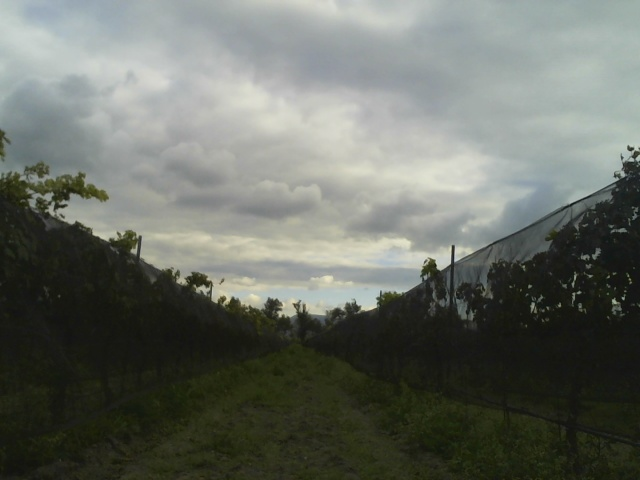
#> input picture scripts/test_images/20221002-223338.jpg, 640 x 480 px
$ jupyter execute filterTest.ipynb
#> lines starting #> are read from the running program, lines starting #| are printed output that depends on the picture; after the words box and inside, x2 and y2 are one past the last pixel; in counts of white or black regions, pixels touching at a corner belong together
## IMAGE SELECTION

[cell 1]
import cv2
from matplotlib import pyplot as plt
import numpy as np
import math

img = cv2.imread("test_images/20221002-223338.jpg")
#> img is the input picture: shape (480, 640, 3); mean B, G, R 101.1, 108.8, 104.5
#cv2.imshow("original",img)
#cv2.waitKey(0)
#cv2.destroyAllWindows()

rgb_img = cv2.cvtColor(img, cv2.COLOR_BGR2RGB) #Convertion to rgb in order to maintain the same colors in cv2 and pyplot
plt.imshow(rgb_img)
plt.show()

[cell 2]
from email.mime import image


img_rgb = cv2.cvtColor(img, cv2.COLOR_BGR2RGB)
R = img.copy()
G = img.copy()
B = img.copy()

R[:,:,1] = R[:,:,2] = 0
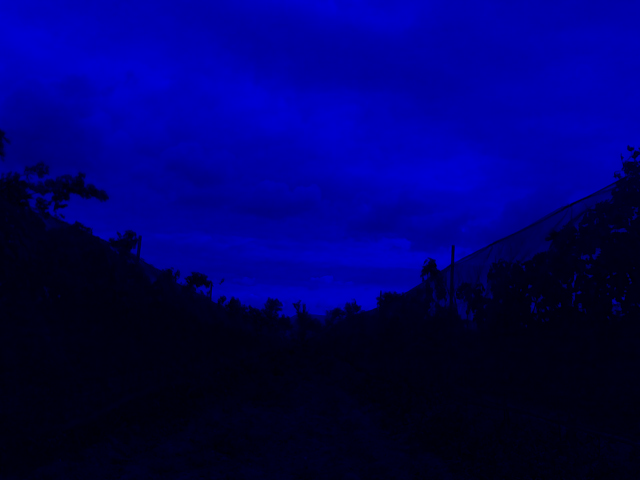
#> R: shape (480, 640, 3); mean B, G, R 101.1, 0, 0
G[:,:,0] = G[:,:,2] = 0
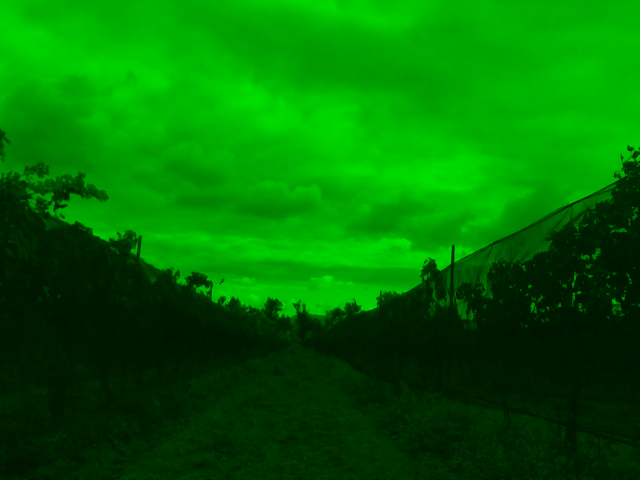
#> G: shape (480, 640, 3); mean B, G, R 0, 108.8, 0
B[:,:,0] = B[:,:,1] = 0
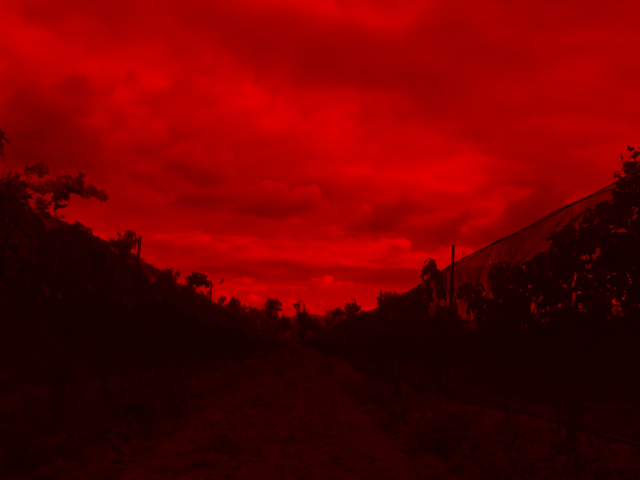
#> B: shape (480, 640, 3); mean B, G, R 0, 0, 104.5


fig = plt.figure(figsize=(18,18))
ax = fig.add_subplot(221)
bx = fig.add_subplot(222)
cx = fig.add_subplot(223)
dx = fig.add_subplot(224)

bx.imshow (R)
cx.imshow (G)
dx.imshow (B)
ax.imshow (img)

plt.figure()
image_added = cv2.add(R,G)
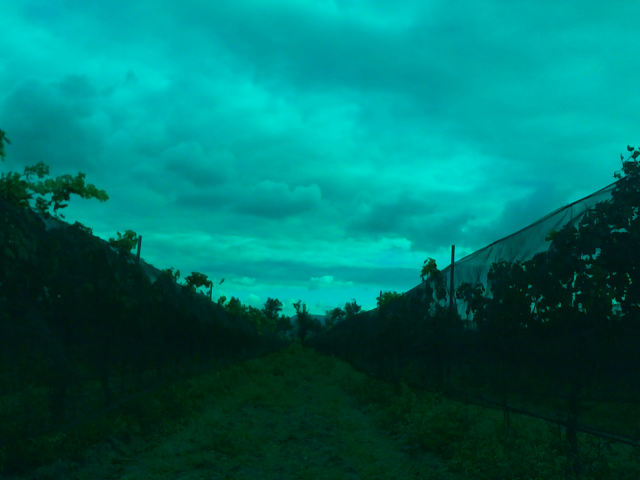
#> image_added: shape (480, 640, 3); mean B, G, R 101.1, 108.8, 0
image_added = cv2.add(image_added,B)

plt.imshow(image_added)
#> figure, not shown here; B, G, R data is drawn as R, G, B

## EXG INDEX

[cell 3]
#2 * (Green / (Red + Green + Blue)) – (Red / (Red + Green + Blue)) – (Blue / (Red + Green + Blue))
green_division = cv2.divide(G,img_rgb)
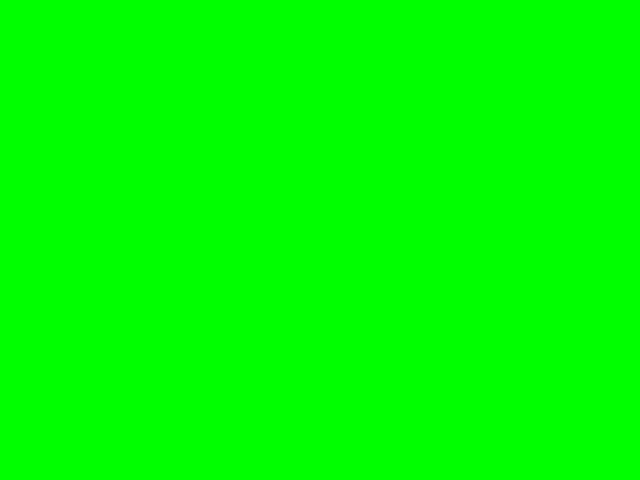
#> green_division: shape (480, 640, 3); mean B, G, R 0, 1, 0; drawn with 1 as white
red_division = cv2.divide(R,img)
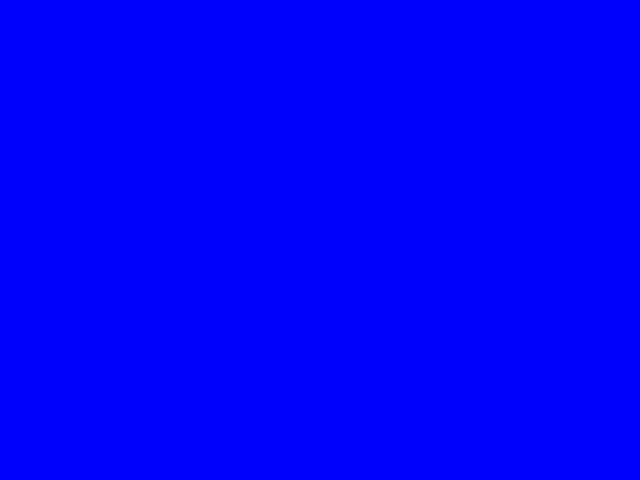
#> red_division: shape (480, 640, 3); mean B, G, R 1, 0, 0; drawn with 1 as white
blue_division = cv2.divide(B,img)
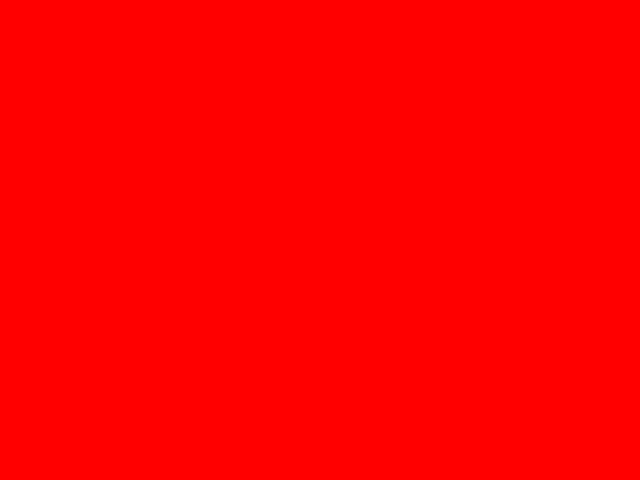
#> blue_division: shape (480, 640, 3); mean B, G, R 0, 0, 1; drawn with 1 as white
exg_img = 2 * cv2.subtract(cv2.subtract(green_division,red_division),red_division)

plt.imshow(green_division)

## COLOR FILTER

[cell 4]
hsv = cv2.cvtColor(img, cv2.COLOR_BGR2HSV)
#> hsv: shape (480, 640, 3); mean H, S, V 52.2, 47.3, 109.2
min_color = np.array([0,0,0])
max_color = np.array([180,63,152])

colorMask = cv2.inRange(hsv, min_color, max_color)
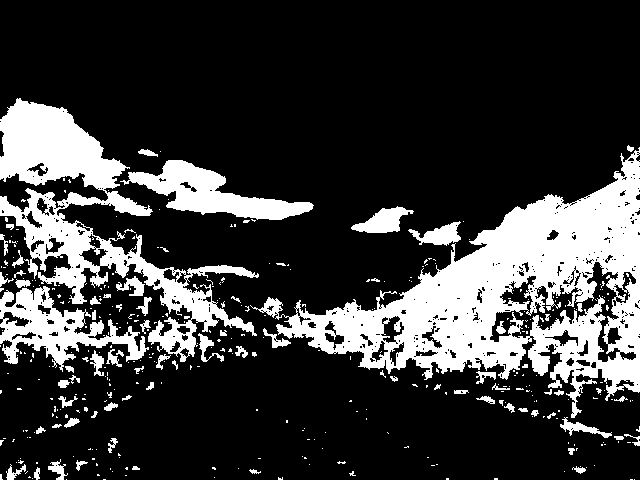
#> colorMask: shape (480, 640); 22.5% white; 397 white regions (322 under 20 px), largest, box (x1, y1, x2, y2) and area: (250, 147, 640, 418) 35118, (0, 98, 259, 362) 17344, (0, 286, 149, 372) 4866

rgb_img = cv2.cvtColor(colorMask, cv2.COLOR_BGR2RGB) #Convertion to rgb in order to maintain the same colors in cv2 and pyplot
plt.imshow(rgb_img)
plt.show()

## OTSU METHOD

## MORPHOLOGICAL OPERATIONS

[cell 5]
#Erosion
kernel = np.array([[1,1,1],[1,1,1],[1,1,1]])
imagen_erosion = cv2.morphologyEx(colorMask,cv2.MORPH_ERODE,kernel)
#> imagen_erosion: shape (480, 640); 16% white; 217 white regions (167 under 20 px), largest, box (x1, y1, x2, y2) and area: (278, 161, 640, 393) 25916, (0, 100, 124, 188) 6454, (130, 161, 312, 219) 3901

result = cv2.bitwise_and(img,img, mask= colorMask) #En el nodo esta línea no hace nada
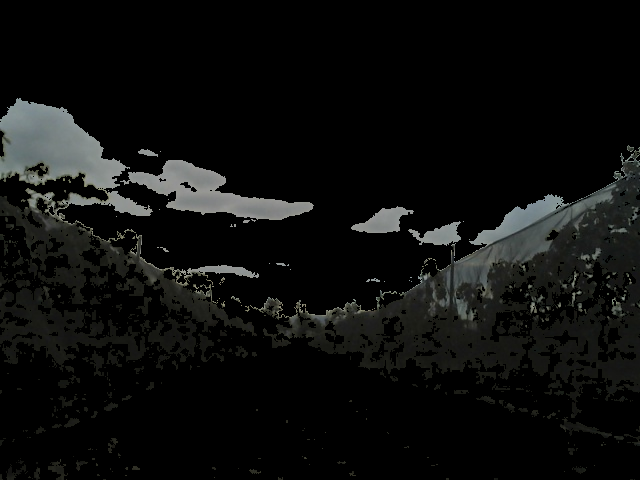
#> result: shape (480, 640, 3); mean B, G, R 13.1, 14, 13.3

rgb_img = cv2.cvtColor(imagen_erosion, cv2.COLOR_BGR2RGB) #Convertion to rgb in order to maintain the same colors in cv2 and pyplot
plt.imshow(rgb_img)
plt.show()

## EDGE DETECTION

[cell 6]
edges = cv2.Canny(imagen_erosion,50,150,apertureSize = 3)
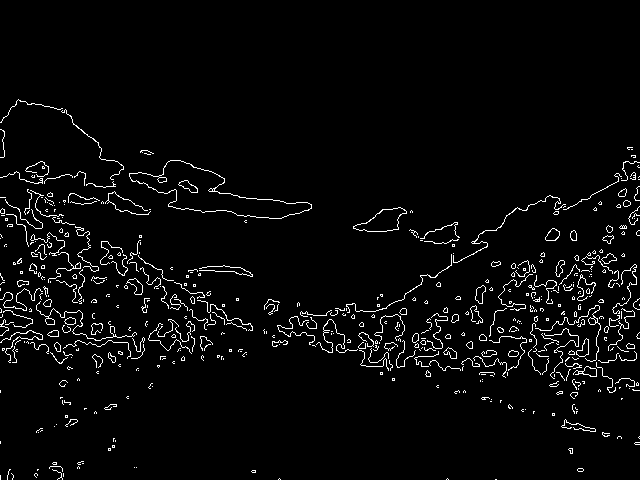
#> edges: shape (480, 640); 3.4% white in thin lines or dots, all inside (x1, y1, x2, y2) = (0, 99, 640, 480)

rgb_img = cv2.cvtColor(edges, cv2.COLOR_BGR2RGB) #Convertion to rgb in order to maintain the same colors in cv2 and pyplot
plt.imshow(rgb_img)
plt.show()

## LINE DETECTION

[cell 7]
lines = cv2.HoughLines(edges,1,np.pi/180,200)
#> lines = None
if lines is not None:
    for i in range(0, len(lines)):
        rho = lines[i][0][0]
        theta = lines[i][0][1]
        a = math.cos(theta)
        b = math.sin(theta)
        x0 = a * rho
        y0 = b * rho
        pt1 = (int(x0 + 1000*(-b)), int(y0 + 1000*(a)))
        pt2 = (int(x0 - 1000*(-b)), int(y0 - 1000*(a)))
        cv2.line(img, pt1, pt2, (0,255,255), 3)
        print('line',i)
else:
    print("NO LINES DETECTED")
#cv2.imshow('houghlines',img)

rgb_img = cv2.cvtColor(img, cv2.COLOR_BGR2RGB) #Convertion to rgb in order to maintain the same colors in cv2 and pyplot
plt.imshow(rgb_img)
plt.show()

$ run again, with scripts/test_images/20221002-223343.jpg copied over scripts/test_images/20221002-223338.jpg
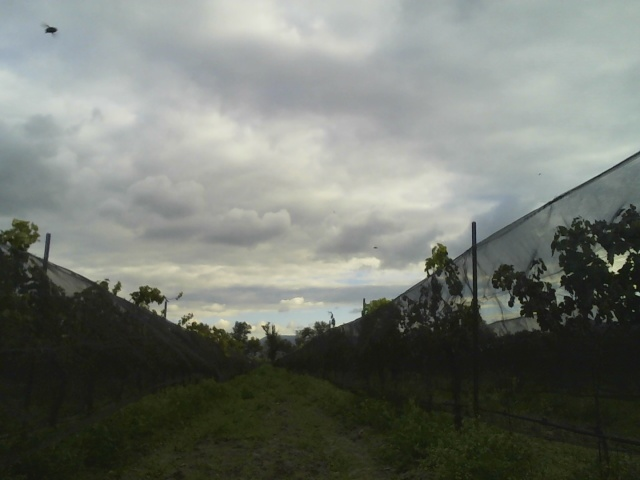
#> input picture scripts/test_images/20221002-223343.jpg, 640 x 480 px
#> img is the input picture: shape (480, 640, 3); mean B, G, R 110.9, 118.2, 113.7
#> hsv: shape (480, 640, 3); mean H, S, V 54.5, 42.4, 118.5
#> `colorMask = cv2.inRange(hsv, min_color, max_color)`:
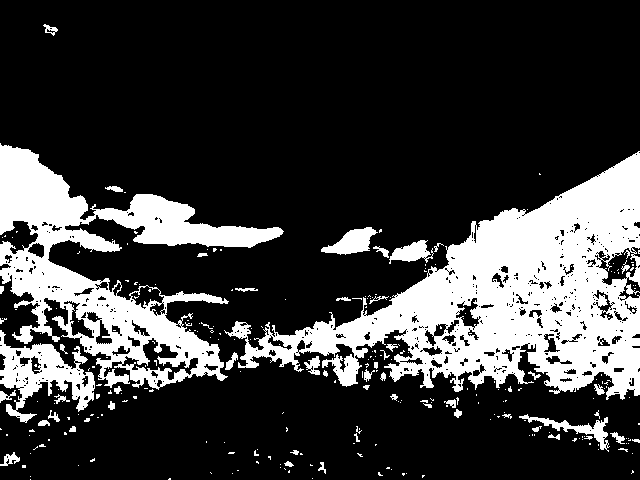
#> colorMask: shape (480, 640); 23.5% white; 272 white regions (222 under 20 px), largest, box (x1, y1, x2, y2) and area: (224, 151, 640, 400) 40272, (0, 143, 284, 390) 23099, (0, 330, 95, 423) 3608
#> imagen_erosion: shape (480, 640); 17.4% white; 156 white regions (117 under 20 px), largest, box (x1, y1, x2, y2) and area: (302, 154, 640, 398) 29600, (0, 146, 224, 380) 12188, (95, 195, 282, 247) 4038
#> `edges = cv2.Canny(imagen_erosion,50,150,apertureSize = 3)`:
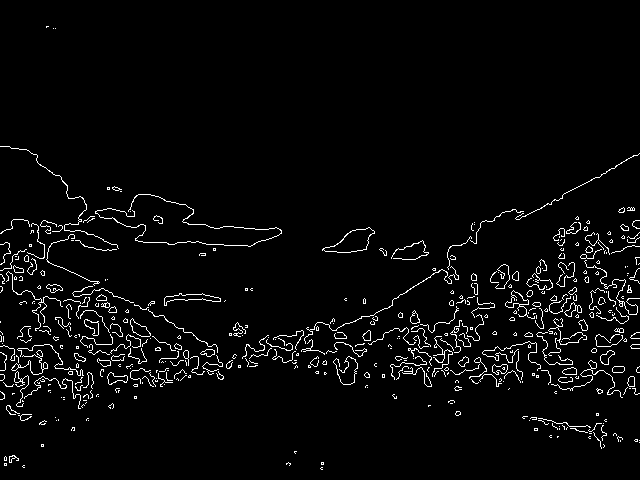
#> edges: shape (480, 640); 3.4% white in thin lines or dots
#> lines = None

$ run again, with scripts/test_images/20221002-223348.jpg copied over scripts/test_images/20221002-223338.jpg
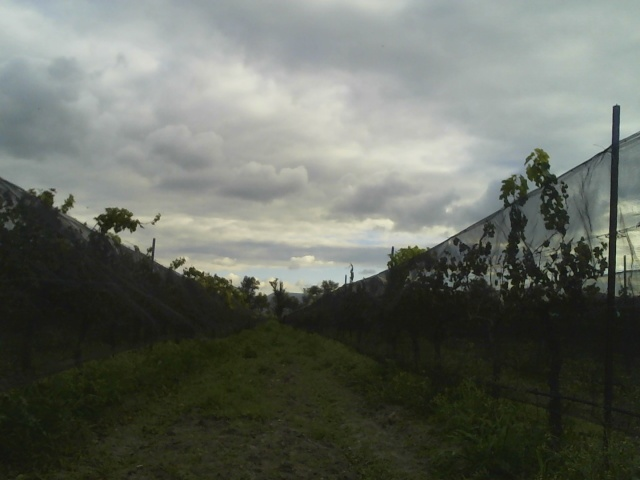
#> input picture scripts/test_images/20221002-223348.jpg, 640 x 480 px
#> img is the input picture: shape (480, 640, 3); mean B, G, R 97.3, 105.8, 101.4
#> hsv: shape (480, 640, 3); mean H, S, V 51.6, 50.4, 106.1
#> colorMask: shape (480, 640); 24.7% white; 385 white regions (326 under 20 px), largest, box (x1, y1, x2, y2) and area: (202, 131, 640, 415) 36670, (0, 79, 299, 350) 32792, (337, 188, 398, 216) 869
#> imagen_erosion: shape (480, 640); 18.2% white; 171 white regions (140 under 20 px), largest, box (x1, y1, x2, y2) and area: (0, 82, 223, 348) 22201, (245, 133, 640, 335) 19072, (531, 267, 640, 414) 5787
#> `edges = cv2.Canny(imagen_erosion,50,150,apertureSize = 3)`:
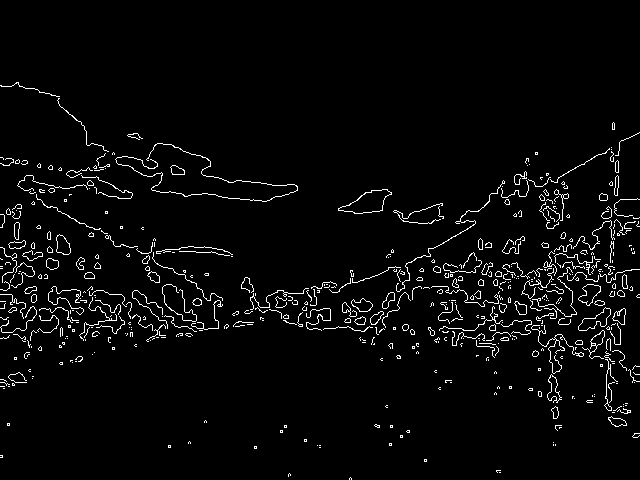
#> edges: shape (480, 640); 3.4% white in thin lines or dots, all inside (x1, y1, x2, y2) = (0, 82, 640, 480)
#> lines = None
